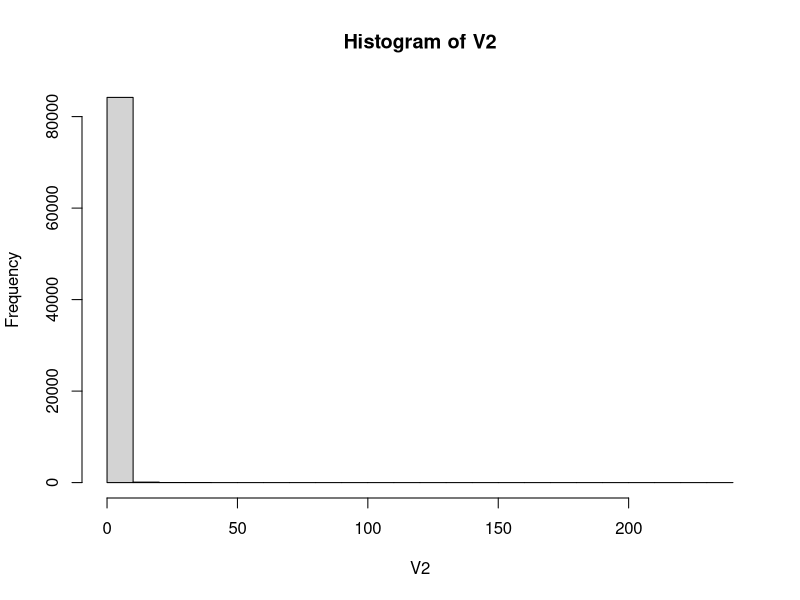
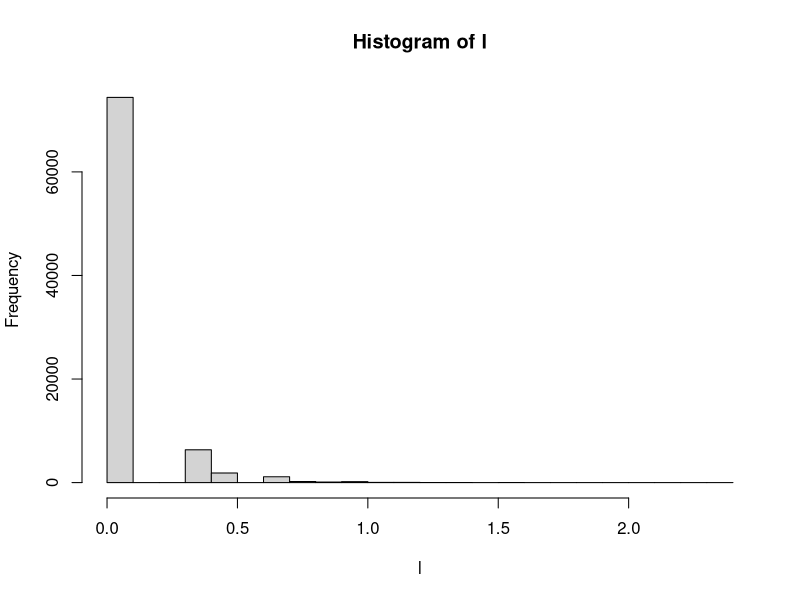
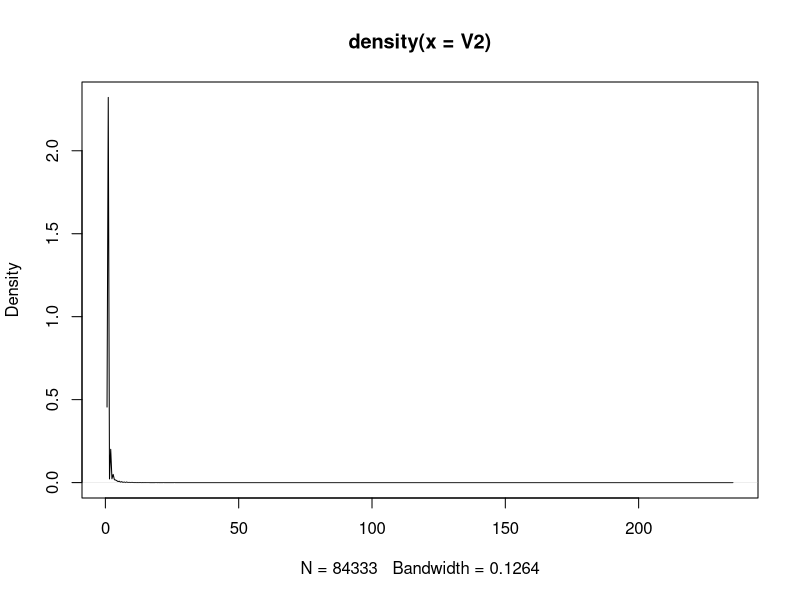
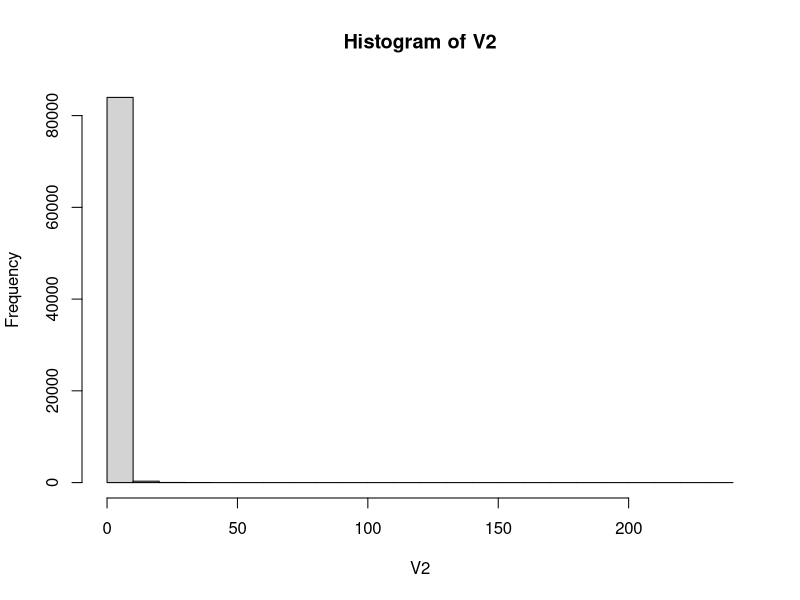
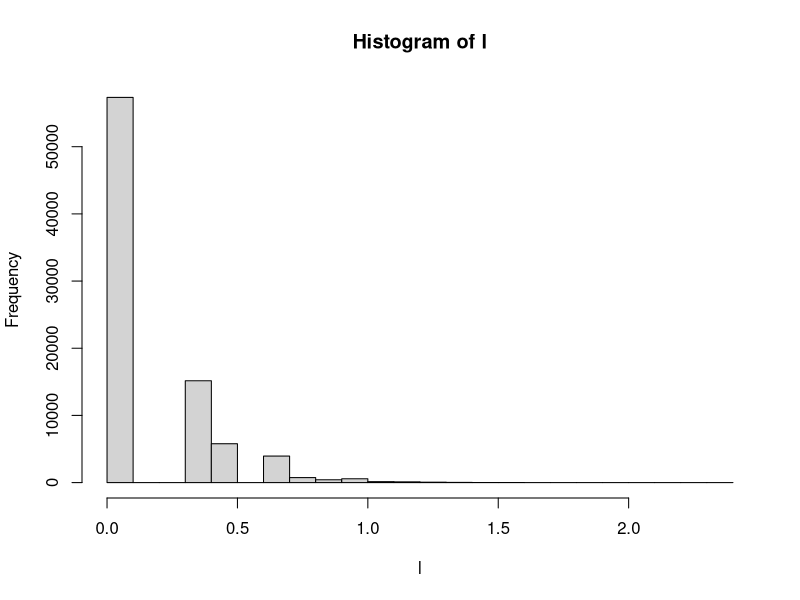
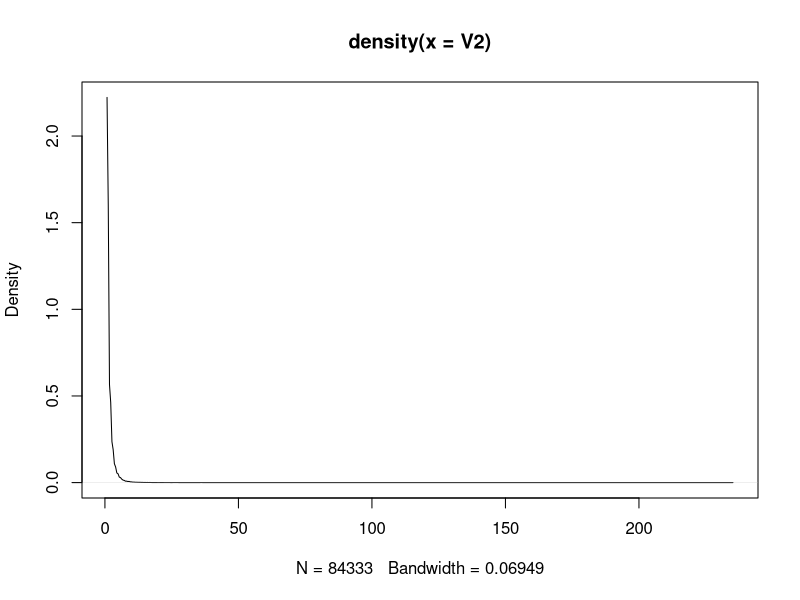

Here is the R script that generated these plots, in order:
setwd("~/Documents/Class/Grad/2014Fall/FDAC/team3.2")

# Read in dataframe that the list of users that have contributed
# to other projects (not their own) (note: sample of 1 million)
df <- read.table("contribNotOwner_1million.txt", sep=':', head=F)
attach(df)
options(scipen=999)
summary(V2)
hist(V2)

# A log transformation, but it will just show the same distribution.
l <- log10(V2)
summary(l)

# Plotting the histogram and density
# Really shows how bad the distribution is.
# Can barely see the density plot because it looks likes the axis.

hist(l)
d <- density(V2)
plot(d)
quantile(V2, c(.01, .25, .50, .75, .85, .90, .95, .99))

library(fBasics)
basicStats(V2)
detach(df)
options(gsubfn.engine = "R")
require("sqldf")
no1s <- sqldf("select * from df where V2>1")
nrow(no1s)

# Skewness is a measure of symmetry,
# or rather, lack thereof. We define
# symmetry if the distribution looks the
# same to the left and right of the center value.
# The Skewness of a normal distribution is 0.

# Kurtosis is a measure of whether the data are
# peaked or flat relative to a normal distribution.
# Datasets with low kurtosis would have a flat top
# near the mean (a uniform distribution being the extreme).
# A high kurtosis would have a high peak near the mean,
# decline rapidly, and have long tails. The kurtosis for
# a standard normal distribution is 3.
# The "basicStats" function uses an alternate definition
# of kurtosis ("excess kurtosis) where the value for a normal distribution is 0,
# and a positive value indicates a "peaked" distribution and
# a negative value indicates a "flat" distribution.

# No matter how you want to transform this data,
# none will sufficiently work, since the data is
# discrete and more than 85% of the data is the
# same value. Therefore, no matter what transform you use,
# that 85% will still be the same value.

# Read in dataframe that the list of users that have contributed
# to projects (including their own) (note: sample of 1 million)
df2 <- read.table("contrib_one_million.txt", sep=':', head=F)
attach(df2)
options(scipen=999)
summary(V2)
hist(V2)
l <- log10(V2)
summary(l)
hist(l)

quantile(V2, c(.01, .25, .50, .75, .85, .90, .95, .99))
library(fBasics)
basicStats(V2)
d <- density(V2)
plot(d)

# Note the differences in Skewness and Kurtosis.
# This sample is "better", but still nowhere
# near an appropriate variable to use as a predictor.

# The only variables that will correlate with these two
# variables are ones that have a majority of the data as
# one value (probably discrete sets).
# Thus, the only "relationship" that correlation will be looking
# for is this one- an extrememly strong unimodal yet asymmetic
# distribution (as opposed to an actual relationship).
